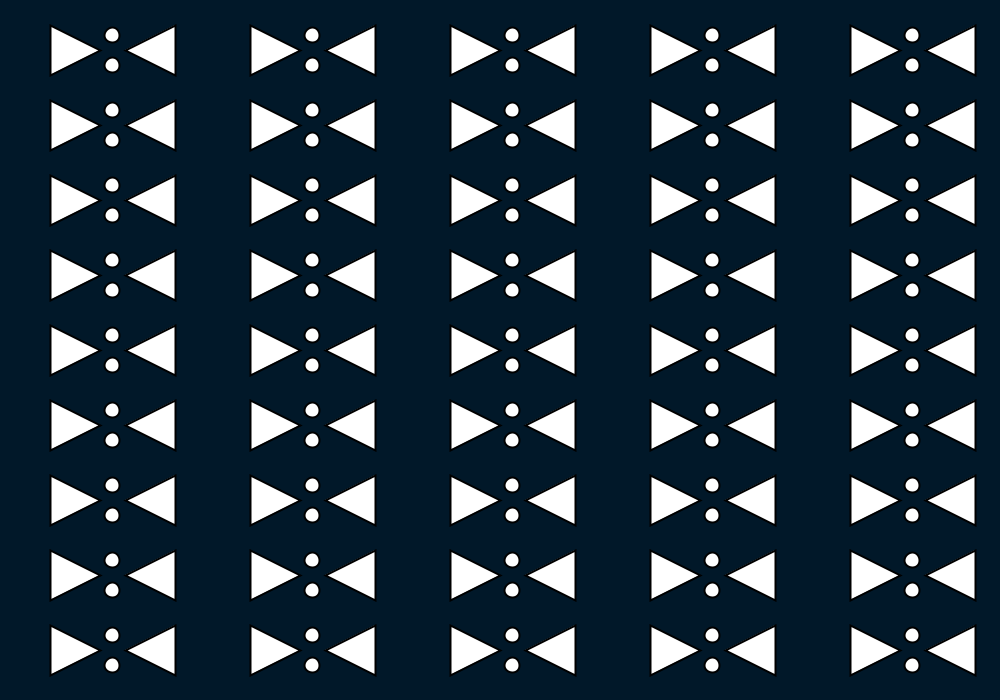
Frame 1 (no input)
Frame 60 (the mouse pressed at the canvas centre just before this capture): identical to frame 1, image omitted
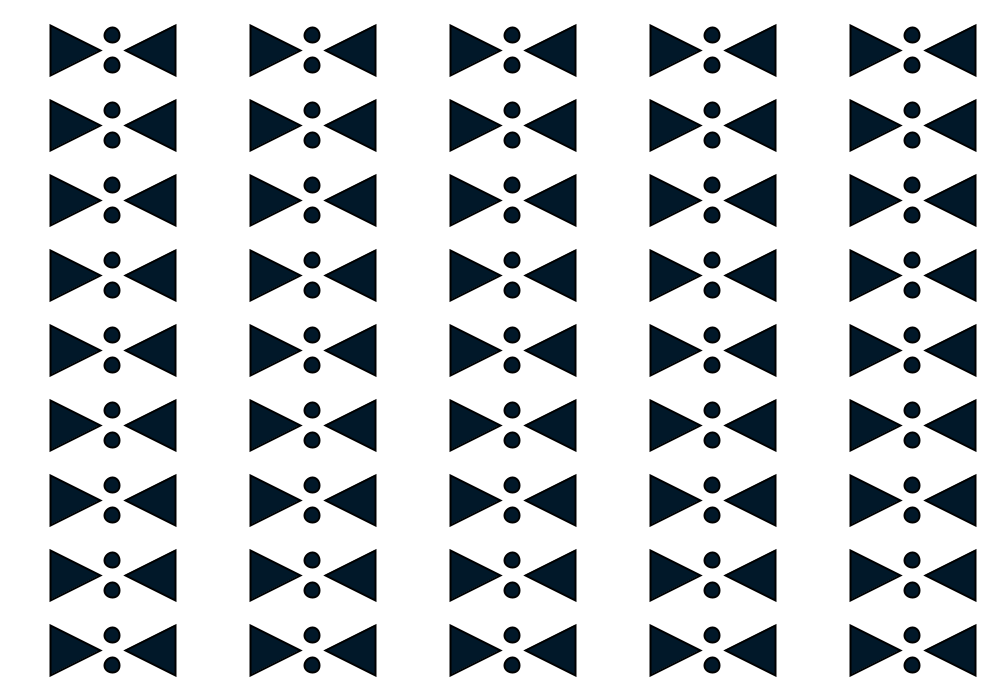
Frame 120 (the mouse held since frame 60 and released just before this capture)

The Processing sketch that drew these frames (run headless with seeded random() and noise(); from frame 60 on, the mouse is pressed at the canvas centre):

// Processing sketch: bowtiepat
// ── bowtiepat.pde
void setup(){
 size(1000,700);//size of canvas
 
}

void draw(){
 stroke(0);
 strokeWeight(2);
 fill(255);
 background(1,24,41);
 ellipseMode(CENTER);
   
   if(mousePressed){
    background(255);
    fill(1,24,41);}
    else{background(1,24,41);
    fill(255);}
 
 for(int y=25;y<= height -75; y+=75){
  for ( int x=50;x<= width-75; x+=200){
   triangle(x,y,x+50,y+25,x,y+50);
   triangle(x+75,y+25,x+125,y,x+125,y+50);
   ellipse(x+62,y+10,15,15);
   ellipse(x+62,y+40,15,15);
 }
  }
}
